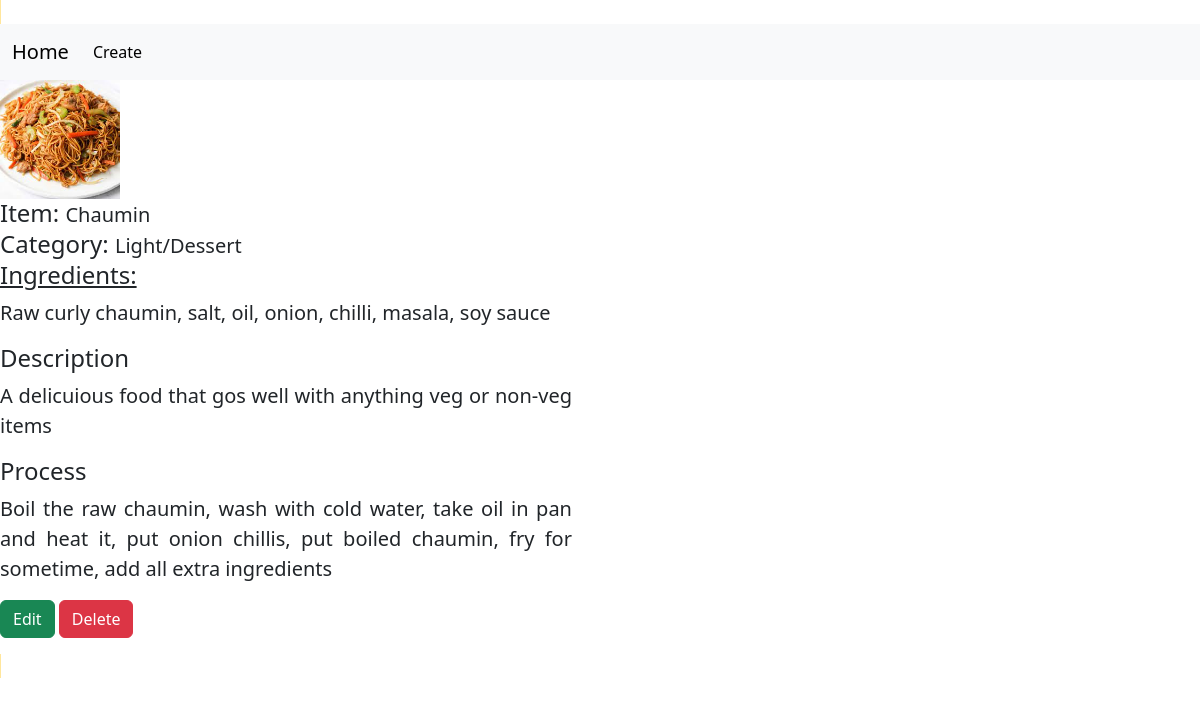
Page /details/1/ on the committed database.
### base/models.py (models this page shows)
class Recipe(models.Model):
    picture=models.ImageField( height_field=None, width_field=None, max_length=None, blank=True, null=True)
    name=models.CharField(max_length=30)
    category=models.CharField(max_length=30)
    description=models.TextField()
    ingredients=models.CharField(max_length=100)
    process=models.TextField()

### base/views.py (the view)
# urls.py: path('details/<int:pk>/',details,name='details'),
def details(request,pk):
    Recipe_obj=Recipe.objects.get(id=pk)
    content={'Recipe':Recipe_obj}
    return render(request, 'details.html',context=content)

### base/templates/details.html (shortened to what this page needs)
<span class="border border-warning-subtle">
<!DOCTYPE html>
{% block start %}
<html>
    <head>
        <link rel="stylesheet" href="">
        <link href="https://cdn.jsdelivr.net/npm/bootstrap@5.3.3/dist/css/bootstrap.min.css" rel="stylesheet">
    <script src="https://cdn.jsdelivr.net/npm/bootstrap@5.3.3/dist/js/bootstrap.bundle.min.js"></script>    <body>
    </head>
    <form method="POST">
      {% include 'navbar.html' %}
      <body>
                {% if Recipe %}
                <img src="/media/{{Recipe.picture}}" style= "width:120px"><br>
                <h4 style="display: inline" >Item:     </h4>  <p style=" font-size:125%; display: inline">{{Recipe.name}}</p> <br>
                <h4 style="display: inline" >Category: </h4>  <p style=" font-size:125%; display: inline">{{Recipe.category}}</p> <br>
                <u><h4 >Ingredients:</h4></u> <p style=" font-size:125%;">{{Recipe.ingredients}}</p></h4>
                <h4>Description</h4> <p align="justify" class="ex1" style=" font-size:125%;">{{Recipe.description}}</p></h4>
                <h4>Process</h4> <p align="justify " class="ex1" style=" font-size:125%;"> {{Recipe.process}}</p> </h4>
                 <a href="{% url 'edit' pk=Recipe.id %}"><button type="button" class="btn btn-success">Edit</button></a>
                 <a href="{% url 'delete' pk=Recipe.id%}"><button type="button" class="btn btn-danger">Delete</button>
                {% endif %}
    </body>
    </html>
    {% endblock %}
</span>

### base/templates/details.html (style rules this page uses)
p.ex1 { max-width: 50ch; }

### rows in the picture
Recipe: picture (picture), name "Chaumin", category "Light/Dessert", ingredients "Raw curly chaumin, salt, oil, onion, chilli, masala, soy sauce", description "A delicuious food that gos well with anything veg or non-veg items", process "Boil the raw chaumin, wash with cold water, take oil in pan and heat it, put onion chillis, put boiled chaumin, fry for sometime, add all extra ingredients"
